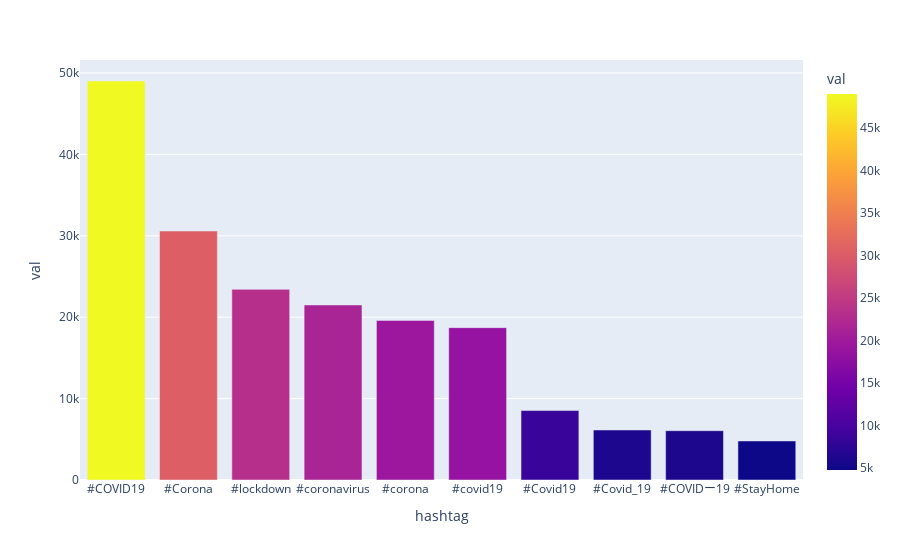

The cell this chart's notebook holds for it:
### Markdown cell above
Following is the code to plot a bar-chart (using plotly library) for the the most trending twitter hashtags:-

### Code cell
configure_plotly_browser_state()
import plotly.express as px
fig = px.bar(df_hashtag, x='hashtag', y='val' , hover_data=['val'], color='val')
fig.show()

### Figure 1 — Plotly figure (JSON) as saved in the notebook; plotly's stock layout.template omitted (floating-point values rounded to 4 significant figures)
{"data": [{"alignmentgroup": "True", "customdata": [[49016], [30586], [23420], [21504], [19609], [18718], [8530], [6145], [6056], [4796]], "hoverlabel": {"namelength": 0}, "hovertemplate": "hashtag=%{x}<br>val=%{marker.color}", "legendgroup": "", "marker": {"color": [49016, 30586, 23420, 21504, 19609, 18718, 8530, 6145, 6056, 4796], "coloraxis": "coloraxis"}, "name": "", "offsetgroup": "", "orientation": "v", "showlegend": false, "textposition": "auto", "type": "bar", "x": ["#COVID19", "#Corona", "#lockdown", "#coronavirus", "#corona", "#covid19", "#Covid19", "#Covid_19", "#COVIDー19", "#StayHome"], "xaxis": "x", "y": [49016, 30586, 23420, 21504, 19609, 18718, 8530, 6145, 6056, 4796], "yaxis": "y"}], "layout": {"barmode": "relative", "coloraxis": {"colorbar": {"title": {"text": "val"}}, "colorscale": [[0, "#0d0887"], [0.1111, "#46039f"], [0.2222, "#7201a8"], [0.3333, "#9c179e"], [0.4444, "#bd3786"], [0.5556, "#d8576b"], [0.6667, "#ed7953"], [0.7778, "#fb9f3a"], [0.8889, "#fdca26"], [1, "#f0f921"]]}, "legend": {"tracegroupgap": 0}, "margin": {"t": 60}, "xaxis": {"anchor": "y", "domain": [0, 1], "title": {"text": "hashtag"}}, "yaxis": {"anchor": "x", "domain": [0, 1], "title": {"text": "val"}}}}
